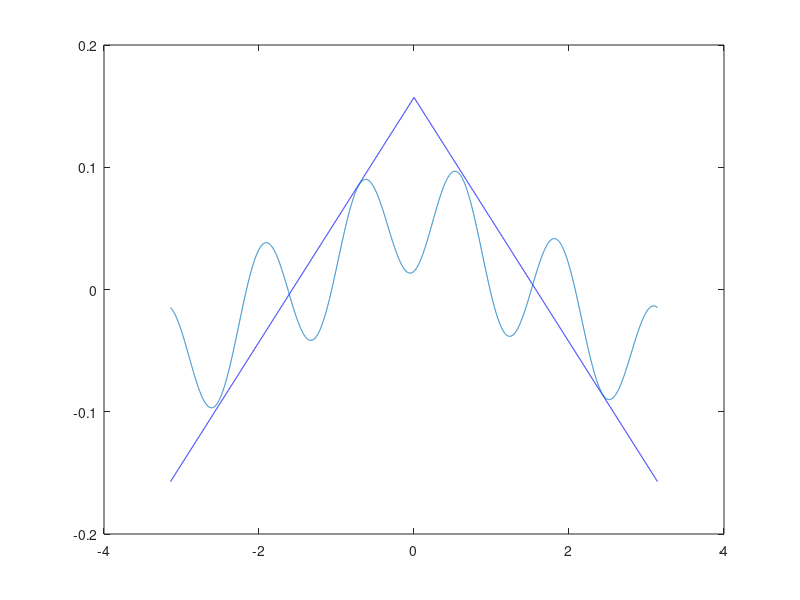

MATLAB code for this plot:
clear all 
clc
#################change input function
function re=f(l) 
  x1=[-l:0.001:0];
  x2=[0:0.001:l];
  x=[x1,x2];
  y=[x1+l/2,-x2+l/2];  
  #y=[x2.^4,x1.^4];
  #y=[x1+l/2,x2+l/2];
  #y=exp(-[x1,x2])+2;
  #y=sin(4*x)+2*cos(2*x);
  re=[[x1,x2];y];
end
#################
################change Period
L=pi;
################
########################## change m c k
m=1;
c=0.05;
k=24;
########################## to nth of fourier series 
to_n=30
#########################
yy=f(L)(2,:);
xx=f(L)(1,:);
function re = intergal(x,y)
  re=sum(y)*(x(end)-x(1))/size(x)(2);
end
yyy=intergal(xx,yy);
a0=intergal(xx,yy)/(2*L);
aa=[];
ba=[];
for i=1:to_n+2
  aa(i)=intergal(xx,yy.*cos(i*pi/L*xx))/L;
  ba(i)=intergal(xx,yy.*sin(i*pi/L*xx))/L;
end
##########################################^^about ft^^


x1=[-pi:0.01:0];
x2=[0:0.01:pi];

yinput=yy;

x=xx;
figure(1);
plot(x,yinput/10,"b")   #divide by 10
hold;





 i=1
 n=i*2-1
 
 f0=aa(1);
 w=n;
 a=f0*((k-m*w^2)/((k-m*w^2)^2+w^2*c^2));
 b=f0*(w*c/((k-m*w^2)^2+w^2*c^2));
 yout=a*cos(n*x)+b*sin(n*x);
 fy=aa(1)*cos(x)+a0+ba(1)*sin(x);
 
for i=2:to_n     
  n=i;
  f0=aa(n);
  w=n;
  D=(k-m*n^2)^2+(c*n)^2;
  a=f0*((k-m*w^2)/D);
  b=f0*(w*c/D);
  yout=yout+a*cos(n*x)+b*sin(n*x);
  fy=fy+aa(i)*cos(i*x)+ba(i)*sin(i*x);
end

plot(x,yout);
#figure(2)
#plot([x,x+2*L,x+4*L,x+6*L],[yinput,yinput,yinput,yinput]);
#hold
#plot([x,x+2*L,x+4*L,x+6*L],[fy,fy,fy,fy]);
